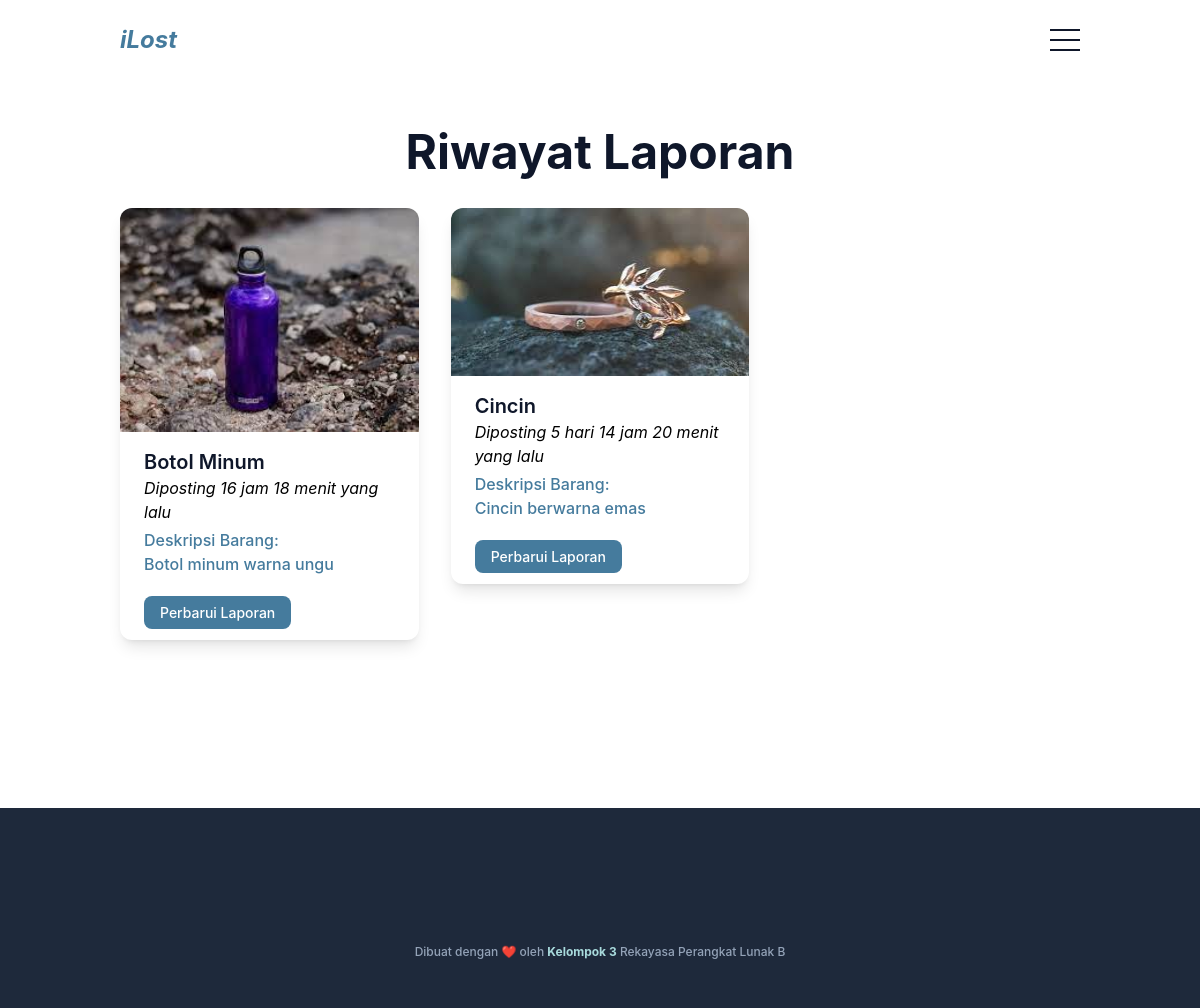
The app's page /user/riwayat-laporan.php (signed in) with its own data.
### tables this page shows
CREATE TABLE `laporan` (
  `id` int(11) NOT NULL,
  `email` varchar(40) NOT NULL,
  `kategori_laporan` varchar(20) NOT NULL,
  `nama_barang` varchar(50) DEFAULT NULL,
  `deskripsi` varchar(255) NOT NULL,
  `kategori_barang` varchar(30) DEFAULT NULL,
  `tanggal_ditemukan` date NOT NULL,
  `lokasi` varchar(255) NOT NULL,
  `gambar_barang` varchar(255) NOT NULL,
  `waktu_dibuat` datetime NOT NULL
);

### query/functions.php (called while the page is built, shortened)
<?php
$server = "localhost";
$username = "root";
$password = "";
$database = "ilost";
$conn = mysqli_connect($server,$username,$password,$database);
function query($query) {
    global $conn;
    $result = mysqli_query($conn, $query);
    $rows = [];
    while( $row = mysqli_fetch_assoc(($result))) {
        $rows[] = $row;
    }
    return $rows;
}
?>

### query/riwayat-user.php (called while the page is built)
<?php $i = 1;
$laporan = query("SELECT *
FROM laporan
INNER JOIN user ON laporan.email=user.email
WHERE laporan.email = '$email'
ORDER BY waktu_dibuat DESC");
?>

### user/riwayat-laporan.php (the view, shortened to what this page needs)
<?php
include "../query/functions.php";
$email = $_SESSION["user"];
?>
<!DOCTYPE html>
<html lang="en" class="scroll-smooth">
<head>
    <link href="../dist/output.css" rel="stylesheet" />
</head>
<body>
    <?php include "../template/navbar-user.php"; ?>
    <section id="laporan" class="bg-white py-32 dark:bg-slate-800">
        <div class="container">
            <div class="w-full px-4">
                <div class="mx-auto max-w-xl text-center">
                    <h2 class="mb-8 text-3xl font-bold text-dark dark:text-white sm:text-4xl lg:text-5xl">Riwayat
                        Laporan</h2>
                </div>
            </div>
            <div class="flex flex-wrap">
                <?php include "../query/riwayat-user.php"; ?>
                <?php foreach( $laporan as $row) : ?>
                <div class="px-4 md:w-1/2 lg:w-1/3 xl:w-1/4">
                    <div class="mb-10 overflow-hidden rounded-xl bg-white shadow-lg dark:bg-dark">
                        <div class="group">
                            <img src="../dist/img/laporan/<?= $row["gambar_barang"]; ?>" alt="gambar<?= $i; ?>"
                                class="w-full group-hover:scale-125 transition-all duration-500" />
                        </div>
                        <div class="py-4 px-6">
                            <h3>
                                <p
                                    class="block truncate text-xl font-semibold text-dark hover:text-primary dark:text-white">
                                    <?= $row["nama_barang"]; ?></p>
                                <p class="italic mb-1 dark:text-white">Diposting
                                    <?php include "../template/waktu-postingan.php"; ?>
                                </p>
                            </h3>
                            <p class="mb-6 text-base font-medium text-primary dark:text-secondary">Deskripsi Barang:
                                <?= $row["deskripsi"]; ?></p>
                            <div class="space-y-2">
                                <a href="perbarui-laporan.php?id=<?= $row["id"]; ?>" class=" rounded-lg bg-primary py-2 px-4 text-sm font-medium text-white
                                    hover:opacity-80">Perbarui Laporan</a>
                            </div>
                        </div>
                    </div>
                </div>
                <?php $i++; ?>
                <?php endforeach; ?>
            </div>
        </div>
    </section>
    <?php include "../template/footer.php"; ?>
</body>
</html>

### template/waktu-postingan.php
<?php
$awal  = date_create($row["waktu_dibuat"]);
$akhir = date_create();
$diff  = date_diff($akhir, $awal);
if ($diff->y > 0) {
echo $diff->y . " tahun";
if ($diff->m > 0) {
echo " " . $diff->m . " bulan";
}
if ($diff->d > 0) {
echo " " . $diff->d . " hari";
}
if ($diff->h > 0) {
echo " " . $diff->h . " jam";
}
if ($diff->i > 0) {
echo " " . $diff->i . " menit";
}
echo " yang lalu";
} elseif ($diff->days >= 30 && $diff->days % 30 == 0) {
$bulan_lalu = $diff->days / 30;
echo $bulan_lalu . " bulan yang lalu";
} elseif ($diff->days > 1) {
echo $diff->days . " hari";
if ($diff->h > 0) {
echo " " . $diff->h . " jam";
}
if ($diff->i > 0) {
echo " " . $diff->i . " menit";
}
echo " yang lalu";
} elseif ($diff->h > 0) {
echo $diff->h . " jam";
if ($diff->i > 0) {
echo " " . $diff->i . " menit";
}
echo " yang lalu";
} elseif ($diff->i > 0) {
echo $diff->i . " menit yang lalu";
} else {
echo "Baru saja";
}
?>

### records on screen
laporan: gambar_barang (picture), nama_barang "Botol Minum", waktu_dibuat "16", waktu_dibuat "18", deskripsi "Botol minum warna ungu"
laporan: gambar_barang (picture), nama_barang "Cincin", waktu_dibuat "5", waktu_dibuat "14", waktu_dibuat "20", deskripsi "Cincin berwarna emas"
